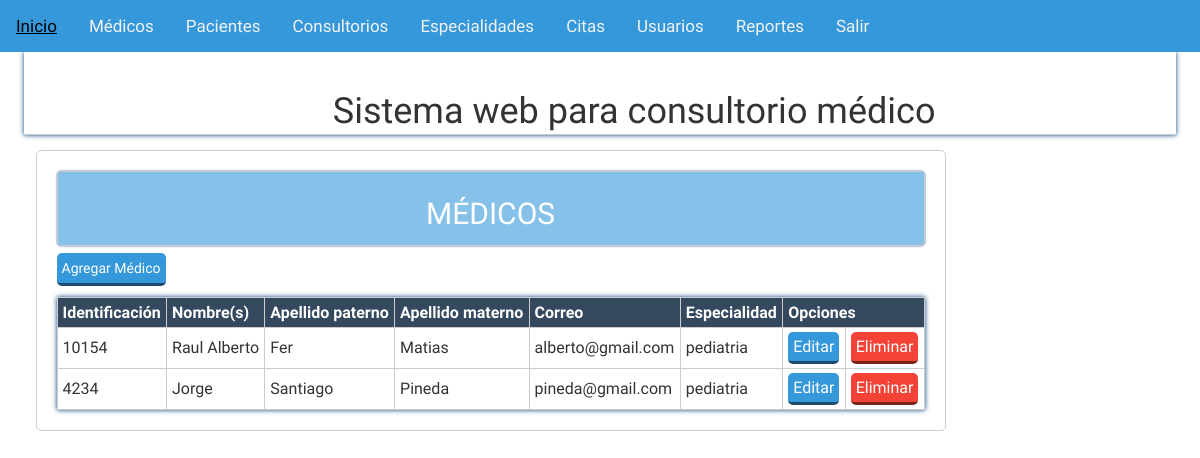
The page /vista/medicos_vista.php on the database its author committed.
### tables this page shows
CREATE TABLE `medicos` (
  `idMedico` int(11) NOT NULL AUTO_INCREMENT,
  `medidentificacion` char(15) NOT NULL,
  `mednombres` varchar(50) NOT NULL,
  `medapellidopat` varchar(50) NOT NULL,
  `medapellidomat` varchar(45) DEFAULT NULL,
  `medEspecialidad` varchar(50) NOT NULL,
  `medtelefono` char(15) NOT NULL,
  `medcorreo` varchar(50) NOT NULL,
  PRIMARY KEY (`idMedico`),
  UNIQUE KEY `medidentificacion` (`medidentificacion`)
);

### vista/medicos_vista.php (the view, shortened to what this page needs)
<?php
try{
	$conexion = new PDO('mysql:host=localhost;dbname=centromedico','root','12345');
}catch(PDOException $e){
	echo "Error: ". $e->getMessage();
}
$consulta = $conexion -> prepare("SELECT * FROM medicos ORDER BY medidentificacion");
$consulta ->execute();
$consulta = $consulta ->fetchAll();
?>
<?php include 'plantillas/header.php'; ?>
	<section class="main">
		<div class="wrapp">
			<?php include 'plantillas/nav.php'; ?>
				<article>
					<div class="mensaje">
						<h2>MÉDICOS</h2>
					</div>
						<a href="agregarmedicos.php"class="agregar">Agregar Médico</a>
						<table class="tabla">
						  <tr>
							<th>Identificación</th>
							<th>Nombre(s)</th>
							<th>Apellido paterno</th>
							<th>Apellido materno</th>
							<th>Correo</th>
							<th>Especialidad</th>
							<th colspan ="2">Opciones</th>
						  </tr>
						<?php foreach ($consulta as $Sql): ?>
						<tr >
						<?php echo "<td class='mayusculas'>". $Sql['medidentificacion']. "</td>"; ?>
						<?php echo "<td class='mayusculas'>". $Sql['mednombres']. "</td>"; ?>
						<?php echo "<td class='mayusculas'>". $Sql['medapellidopat']. "</td>"; ?>
						<?php echo "<td class='mayusculas'>". $Sql['medapellidomat']. "</td>"; ?>
						<?php echo "<td>". $Sql['medcorreo']. "</td>"; ?>
						<?php echo "<td >". $Sql['medEspecialidad']. "</td>"; ?>
						<?php echo "<td class='centrar'>"."<a href='actualizarmedico.php?idMedico=".$Sql['idMedico']."' class='editar'>Editar</a>". "</td>"; ?>
						<?php echo "<td class='centrar'>"."<a onclick=msg(".$Sql['idMedico'].") class='eliminar'>Eliminar</a>". "</td>"; ?>
						</tr>
						<?php endforeach; ?>
						</table>
				</article>
	</section>
<?php include 'plantillas/footer.php'; ?>
</body>
</html>

### css/estiloss.css (style rules this page uses)
* { -webkit-box-sizing: border-box; -moz-box-sizing: border-box; box-sizing: border-box; margin:0px; padding:0px; font-family: 'Antic', sans-serif; }
body { background: rgba(0,0,0,.01); color:#000; }
.wrapp { padding: 0% 2%; width:100%; margin:auto; overflow: hidden; text-align:cente }
.mensaje { background: #85C1E9; padding:5px; color:#fff; border-radius:5px; text-align: center; font-size: 1.5em; margin-bottom: 5px; box-shadow: 0 0px 2px #013D82 !important; }
article a { display:block; font-weight: normal; }
article { margin: 10px 0px; margin-left:1%; float: left; width: 79%; padding:20px; background: rgb(255, 255, 255); border-radius:5px; }
article,aside, .mensaje { border:1px solid #ccc; }
article a { margin: 2px 0px; display:inline-block; padding: 5px; color: white; border-radius:5px; cursor:pointer; border-bottom: 3px solid rgba(0, 0, 0,.5); width:auto; text-decoration:none; text-align:center; position: relative; }
article .agregar { background:#3498DB; }
article .editar { background:#3498DB; }
article .eliminar { background:#F44336; }
footer li,a { text-decoration: none; color: #fff; }
.tabla { box-shadow: 0 0px 5px #013D82 !important; width:100%; margin-top: 1%; border-collapse: collapse; }
.tabla th { background: #34495E; padding: 5px; color:white; }
.centrar { text-align: center; }
.tabla td { padding: 2px 5px; }
.tabla td,th { border:1px solid #ccc; }
.mayusculas { text-transform: capitalize; }
a, .Dra { color: #34495E; }

### rows shown on the page
medicos: medidentificacion "10154", mednombres "Raul Alberto", medapellidopat "Fer", medapellidomat "Matias", medcorreo "alberto@gmail.com", medEspecialidad "pediatria"
medicos: medidentificacion "4234", mednombres "Jorge", medapellidopat "Santiago", medapellidomat "Pineda", medcorreo "pineda@gmail.com", medEspecialidad "pediatria"
